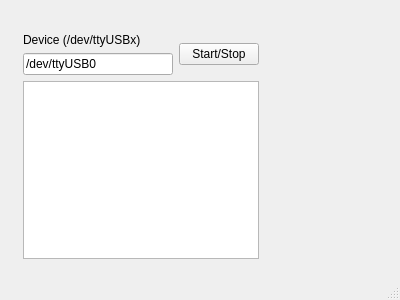
<?xml version="1.0" encoding="UTF-8"?>
<ui version="4.0">
 <class>MainWindow</class>
 <widget class="QMainWindow" name="MainWindow">
  <property name="geometry">
   <rect>
    <x>0</x>
    <y>0</y>
    <width>400</width>
    <height>300</height>
   </rect>
  </property>
  <property name="windowTitle">
   <string>MainWindow</string>
  </property>
  <widget class="QWidget" name="centralWidget">
   <widget class="QWidget" name="">
    <property name="geometry">
     <rect>
      <x>12</x>
      <y>22</y>
      <width>258</width>
      <height>248</height>
     </rect>
    </property>
    <layout class="QVBoxLayout" name="verticalLayout_2">
     <item>
      <layout class="QHBoxLayout" name="horizontalLayout">
       <item>
        <layout class="QVBoxLayout" name="verticalLayout">
         <item>
          <widget class="QLabel" name="label">
           <property name="text">
            <string>Device (/dev/ttyUSBx)</string>
           </property>
          </widget>
         </item>
         <item>
          <widget class="QLineEdit" name="lineEdit">
           <property name="text">
            <string>/dev/ttyUSB0</string>
           </property>
          </widget>
         </item>
        </layout>
       </item>
       <item>
        <widget class="QPushButton" name="pushButton">
         <property name="text">
          <string>Start/Stop</string>
         </property>
        </widget>
       </item>
      </layout>
     </item>
     <item>
      <widget class="QTextEdit" name="textEdit">
       <property name="readOnly">
        <bool>true</bool>
       </property>
      </widget>
     </item>
    </layout>
   </widget>
  </widget>
  <widget class="QStatusBar" name="statusBar"/>
 </widget>
 <layoutdefault spacing="6" margin="11"/>
 <resources/>
 <connections/>
</ui>
